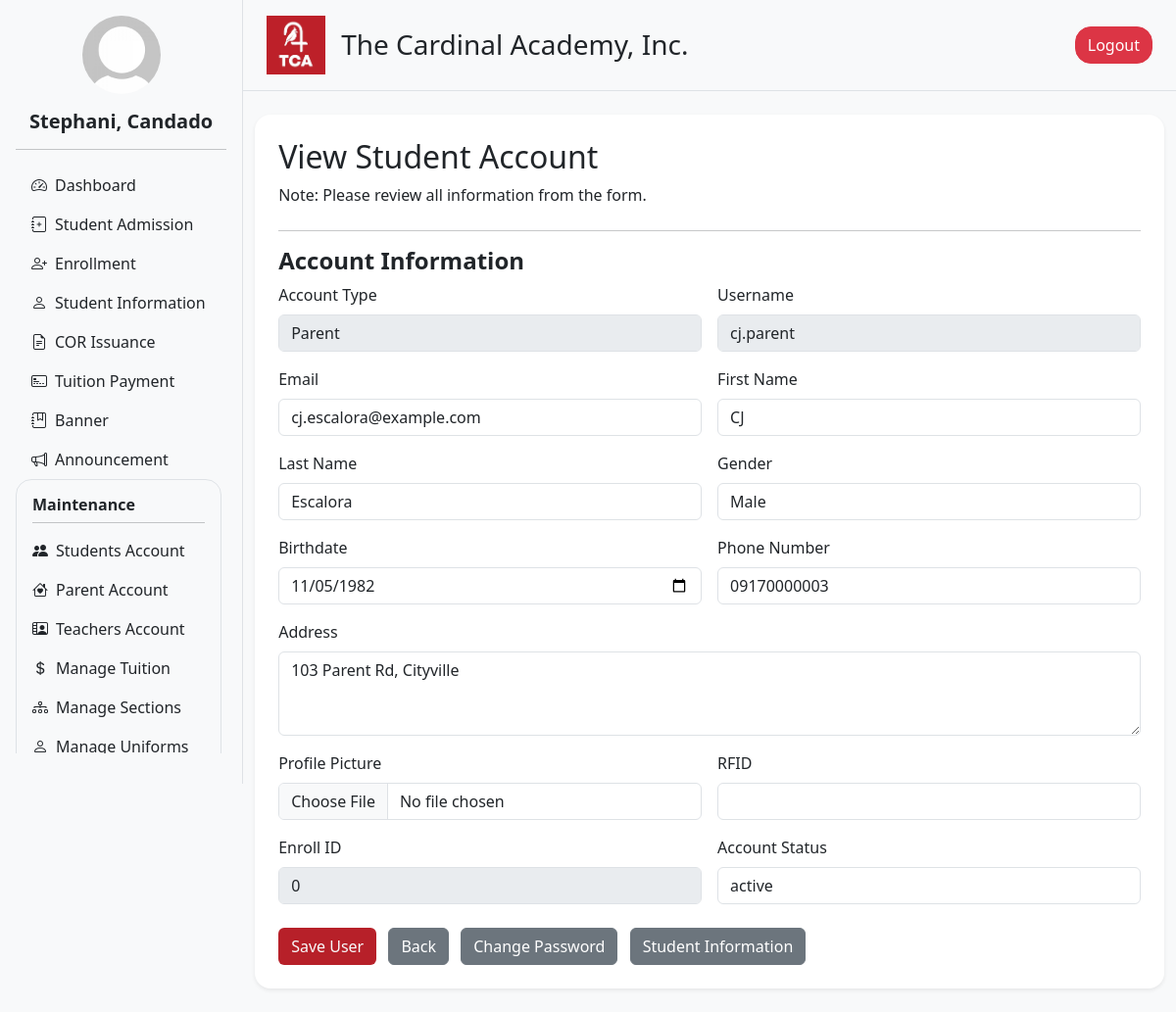
Screenshot of /admin/view_user.php?id=3 (signed in) with the database file from the repository.
### tables this page shows
CREATE TABLE `users` (
  `user_id` int(11) NOT NULL,
  `acc_type` enum('admin','teacher','parent','student') NOT NULL,
  `username` varchar(50) NOT NULL,
  `email` varchar(100) NOT NULL,
  `password` varchar(255) NOT NULL,
  `first_name` varchar(50) NOT NULL,
  `last_name` varchar(50) NOT NULL,
  `gender` enum('male','female','other') DEFAULT NULL,
  `birthdate` date DEFAULT NULL,
  `phone_number` varchar(20) DEFAULT NULL,
  `address` text DEFAULT NULL,
  `created_at` timestamp NOT NULL DEFAULT current_timestamp(),
  `updated_at` timestamp NOT NULL DEFAULT current_timestamp() ON UPDATE current_timestamp(),
  `profile` varchar(255) NOT NULL,
  `rfid` int(100) DEFAULT NULL,
  `enroll_id` int(11) NOT NULL,
  `acc_status` varchar(100) NOT NULL DEFAULT 'active',
  `subject` varchar(1000) DEFAULT NULL,
  `section_id` int(100) DEFAULT NULL
);

### admin/view_user.php (the view, shortened to what this page needs)
<?php include '../db_connection.php'; ?>
<?php
$user_id = isset($_GET['id']) ? intval($_GET['id']) : 0;
$data = [];
if ($user_id > 0 && $conn) {
    $query = "SELECT * FROM users WHERE user_id = ?";
    $stmt = $conn->prepare($query);
    if ($stmt) {
        $stmt->bind_param("i", $user_id);
        $stmt->execute();
        $result = $stmt->get_result();
        $data = $result->fetch_assoc();
    } else {
        die("❌ Database error: " . $conn->error);
    }
} else if (!$conn) {
    die("❌ DB connection error.");
}
?>
<!DOCTYPE html>
<html lang="en">
<head>
  <?php include 'header.php'; ?>
</head>
<body>
<div class="d-flex flex-row bg-light">
  <?php include 'navigation.php'; ?>
  <div class="content flex-grow-1">
    <?php include 'nav_top.php'; ?>
    <div class="container py-4">
      <form action="update_student.php" method="POST" enctype="multipart/form-data">
        <div class="bg-white p-4 rounded-4 shadow-sm">
          <h2>View Student Account</h2>
          <p class="m-0 mb-4">Note: Please review all information from the form.</p>
          <hr>
          <h4><strong>Account Information</strong></h4>
          <div class="row g-3">
            <div class="col-md-6">
              <label for="acc_type" class="form-label">Account Type</label>
              <select disabled name="acc_type" id="acc_type" class="form-control" required>
                <option value="parent" <?= ($data['acc_type'] ?? '') === 'parent' ? 'selected' : '' ?>>Parent</option>
              </select>
            </div>
            <div class="col-md-6">
              <label for="username" class="form-label">Username</label>
              <input disabled type="text" name="username" id="username" class="form-control" value="<?= htmlspecialchars($data['username'] ?? '') ?>" required>
            </div>
            <div class="col-md-6">
              <label for="email" class="form-label">Email</label>
              <input type="email" name="email" id="email" class="form-control" value="<?= htmlspecialchars($data['email'] ?? '') ?>" required>
            </div>
            <div class="col-md-6">
              <label for="first_name" class="form-label">First Name</label>
              <input type="text" name="first_name" id="first_name" class="form-control" value="<?= htmlspecialchars($data['first_name'] ?? '') ?>" required>
            </div>
            <div class="col-md-6">
              <label for="last_name" class="form-label">Last Name</label>
              <input type="text" name="last_name" id="last_name" class="form-control" value="<?= htmlspecialchars($data['last_name'] ?? '') ?>" required>
            </div>
            <div class="col-md-6">
              <label for="gender" class="form-label">Gender</label>
              <select name="gender" id="gender" class="form-control">
                <option value="male" <?= ($data['gender'] ?? '') === 'male' ? 'selected' : '' ?>>Male</option>
              </select>
            </div>
            <div class="col-md-6">
              <label for="birthdate" class="form-label">Birthdate</label>
              <input type="date" name="birthdate" id="birthdate" class="form-control" value="<?= htmlspecialchars($data['birthdate'] ?? '') ?>">
            </div>
            <div class="col-md-6">
              <label for="phone_number" class="form-label">Phone Number</label>
              <input type="text" name="phone_number" id="phone_number" class="form-control" value="<?= htmlspecialchars($data['phone_number'] ?? '') ?>">
            </div>
            <div class="col-12">
              <label for="address" class="form-label">Address</label>
              <textarea name="address" id="address" class="form-control" rows="3"><?= htmlspecialchars($data['address'] ?? '') ?></textarea>
            </div>
            <div class="col-md-6">
              <label for="profile" class="form-label">Profile Picture</label>
              <input type="file" name="profile" id="profile" class="form-control">
            </div>
            <div class="col-md-6">
              <label for="rfid" class="form-label">RFID</label>
              <input type="number" name="rfid" id="rfid" class="form-control" value="<?= htmlspecialchars($data['rfid'] ?? '') ?>">
            </div>
            <div class="col-md-6">
              <label for="enroll_id" class="form-label">Enroll ID</label>
              <input disabled type="number" name="enroll_id" id="enroll_id" class="form-control" value="<?= htmlspecialchars($data['enroll_id'] ?? '') ?>" required>
            </div>
            <div class="col-md-6">
              <label for="acc_status" class="form-label">Account Status</label>
              <input type="text" name="acc_status" id="acc_status" class="form-control" value="<?= htmlspecialchars($data['acc_status'] ?? 'active') ?>" readonly>
            </div>
            <div class="col-12 text-start pt-2">
              <button type="submit" class="btn bg-main text-light">Save User</button>
              <a href="students.php?nav_drop=true" class="btn btn-secondary ms-2">Back</a>
              <a href="change_password.php?id=<?= urlencode($data['user_id']) ?>&nav_drop=true" class="btn btn-secondary ms-2">Change Password</a>
              <a href="#" class="btn btn-secondary ms-2">Student Information</a>
            </div>
          </div>
        </div>
      </form>
    </div>
  </div>
</div>
</body>
</html>

### static/css/styles.css (style rules this page uses)
.content { width: 80%; }

### static/css/landing.css (style rules this page uses)
.bg-main { background-color: #b72029; }
body { margin: 0; padding: 0; height: 100%; }

### rows the page displays
users: acc_type "Parent", username "cj.parent", email "cj.escalora@example.com", first_name "CJ", last_name "Escalora", gender "Male", birthdate "11/05/1982", phone_number "09170000003", address "103 Parent Rd, Cityville", enroll_id "0", acc_status "active"

### other values shown
$full_name "Stephani, Candado"
